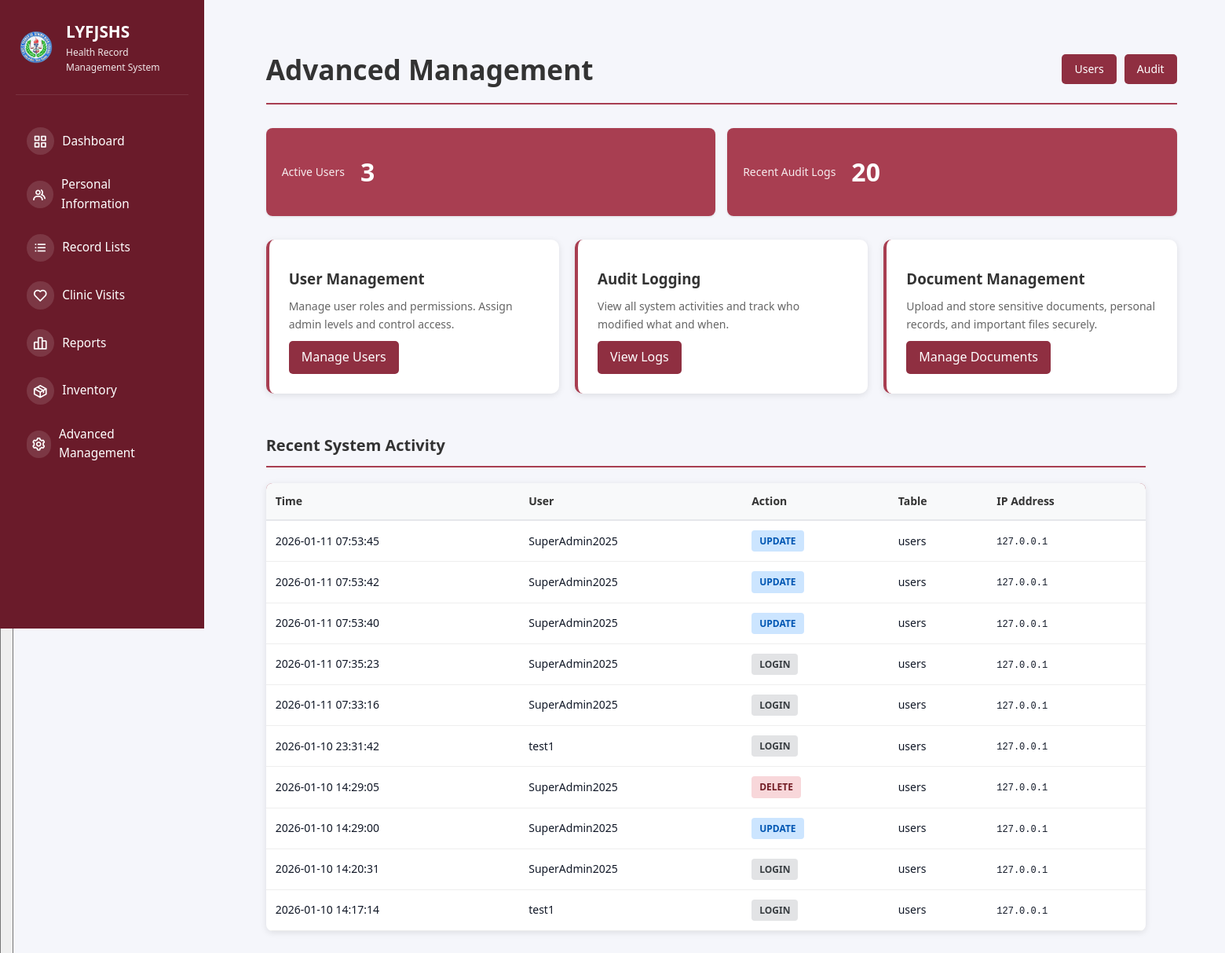
The app's page /advanced-management (signed in), older data.
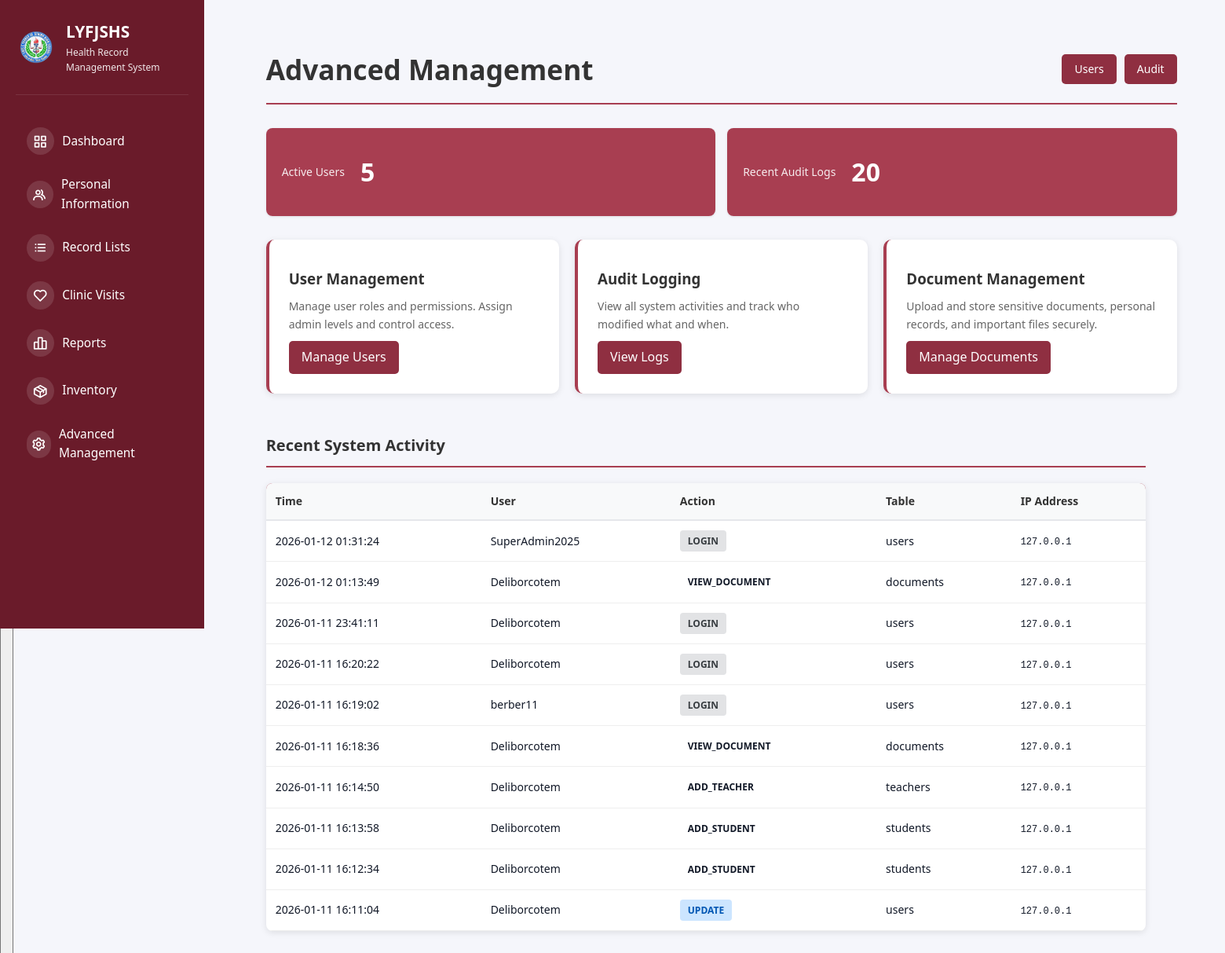
The same page, newer data.
### tables this page shows
CREATE TABLE audit_log (
            id INTEGER PRIMARY KEY AUTOINCREMENT,
            user_id INTEGER,
            username TEXT,
            action TEXT,
            table_name TEXT,
            record_id INTEGER,
            old_values TEXT,
            new_values TEXT,
            ip_address TEXT,
            timestamp TIMESTAMP DEFAULT CURRENT_TIMESTAMP
        );

### src/app.py (the view)
@app.route("/advanced-management")
@require_role('super_admin', 'health_officer')
def advanced_management():
    db = get_db_connection()
    if not db:
        flash("Database error.", "danger")
        return redirect(url_for("dashboard"))
    try:
        cursor = db.cursor()
        cursor.execute("SELECT COUNT(*) as count FROM users WHERE is_active = 1")
        total_users = cursor.fetchone()['count']
        cursor.execute("""
            SELECT * FROM audit_log
            ORDER BY timestamp DESC
            LIMIT 20
        """)
        recent_logs = cursor.fetchall()
        cursor.execute("""
            SELECT * FROM backup_log
            ORDER BY created_at DESC
            LIMIT 10
        """)
        backups = cursor.fetchall()
        db.close()
        return render_template("admin/advanced_management.html",
                             total_users=total_users,
                             recent_logs=recent_logs,
                             backups=backups,
                             roles=ROLES)
    except sqlite3.Error as e:
        flash(f"Database error: {str(e)}", "danger")
        return redirect(url_for("dashboard"))

### src/app.py (called while the page is built)
@app.before_request
def check_user_status():
    if session.get("logged_in"):
        if request.endpoint in ['login', 'logout', 'register', 'pending_approval', 'static']:
            return
        if session.get("role") == "pending":
            return redirect(url_for("pending_approval"))
        db = get_db_connection()
        if db:
            try:
                cursor = db.cursor()
                cursor.execute("SELECT is_active FROM users WHERE id = ?", (session.get("user_id"),))
                user = cursor.fetchone()
                db.close()
                if not user or not safe_row_get(user, 'is_active', 1):
                    session.clear()
                    flash("Your account has been disabled. Please contact the administrator.", "danger")
                    return redirect(url_for("login"))
            except sqlite3.Error:
                db.close()

def get_db_connection():
    try:
        conn = sqlite3.connect(DATABASE)
        conn.row_factory = sqlite3.Row  # This enables column access by name
        return conn
    except sqlite3.Error as e:
        logger.error(f"Database connection error: {e}")
        return None

### templates/admin/advanced_management.html (shortened to what this page needs)
{% extends "shared/base.html" %}  {% block content %}
<div class="adv-mgmt-container">
  <div class="adv-mgmt-header">
    <div>
      <h1> Advanced Management</h1>
    </div>
    <div class="quick-links">
      {% if session.get('role') == 'super_admin' %}
      <a href="{{ url_for('manage_users') }}"> Users</a>
      {% endif %}
      <a href="{{ url_for('audit_logs') }}"> Audit</a>
    </div>
  </div>
  <div class="stat-grid">
    <div class="stat-card">
      <div class="stat-label">Active Users</div>
      <div class="stat-number">{{ total_users }}</div>
    </div>
    <div
      class="stat-card"
      style="background: linear-gradient(135deg, #a83e51 0%, #a83e51 100%)"
    >
      <div class="stat-label">Recent Audit Logs</div>
      <div class="stat-number">{{ recent_logs|length }}</div>
    </div>
  </div>
  <div class="feature-grid">
    {% if session.get('role') == 'super_admin' %}
    <div class="feature-card">
      <h3>User Management</h3>
      <p>
        Manage user roles and permissions. Assign admin levels and control
        access.
      </p>
      <a href="{{ url_for('manage_users') }}" class="btn">Manage Users</a>
    </div>
    {% endif %}
    <div class="feature-card">
      <h3>Audit Logging</h3>
      <p>View all system activities and track who modified what and when.</p>
      <a href="{{ url_for('audit_logs') }}" class="btn">View Logs</a>
    </div>
    <div class="feature-card">
      <h3>Document Management</h3>
      <p>
        Upload and store sensitive documents, personal records, and important
        files securely.
      </p>
      <a href="{{ url_for('document_management') }}" class="btn"
        >Manage Documents</a
      >
    </div>
    <div>
  <div class="section-title"> Recent System Activity</div>
  <div class="logs-table">
    <table>
      <thead>
        <tr>
          <th>Time</th>
          <th>User</th>
          <th>Action</th>
          <th>Table</th>
          <th>IP Address</th>
        </tr>
      </thead>
      <tbody>
        {% if recent_logs %} {% for log in recent_logs[:10] %}
        <tr>
          <td>{{ log['timestamp'] }}</td>
          <td>{{ log['username'] }}</td>
          <td>
            <span class="action-badge action-{{ log['action'] }}"
              >{{ log['action'] }}</span
            >
          </td>
          <td>{{ log['table_name'] }}</td>
          <td>
            <code style="font-size: 12px"
              >{{ log['ip_address'] or 'N/A' }}</code
            >
          </td>
        </tr>
        {% endfor %} {% else %}
        <tr>
          <td colspan="5" style="text-align: center; color: #999">
            No logs yet
          </td>
        </tr>
        {% endif %}
      </tbody>
    </table>
  </div>
</div>
{% endblock %}

Row changes from the older to the newer data that the page shows:
no longer on this page (row unchanged): audit_log: timestamp "2026-01-11 07:53:45", username "SuperAdmin2025", action "UPDATE", table_name "users", ip_address "127.0.0.1"
no longer on this page (row unchanged): audit_log: timestamp "2026-01-11 07:53:42", username "SuperAdmin2025", action "UPDATE", table_name "users", ip_address "127.0.0.1"
no longer on this page (row unchanged): audit_log: timestamp "2026-01-11 07:53:40", username "SuperAdmin2025", action "UPDATE", table_name "users", ip_address "127.0.0.1"
no longer on this page (row unchanged): audit_log: timestamp "2026-01-11 07:35:23", username "SuperAdmin2025", action "LOGIN", table_name "users", ip_address "127.0.0.1"
no longer on this page (row unchanged): audit_log: timestamp "2026-01-11 07:33:16", username "SuperAdmin2025", action "LOGIN", table_name "users", ip_address "127.0.0.1"
no longer on this page (row unchanged): audit_log: timestamp "2026-01-10 23:31:42", username "test1", action "LOGIN", table_name "users", ip_address "127.0.0.1"
no longer on this page (row unchanged): audit_log: timestamp "2026-01-10 14:29:05", username "SuperAdmin2025", action "DELETE", table_name "users", ip_address "127.0.0.1"
no longer on this page (row unchanged): audit_log: timestamp "2026-01-10 14:29:00", username "SuperAdmin2025", action "UPDATE", table_name "users", ip_address "127.0.0.1"
no longer on this page (row unchanged): audit_log: timestamp "2026-01-10 14:20:31", username "SuperAdmin2025", action "LOGIN", table_name "users", ip_address "127.0.0.1"
no longer on this page (row unchanged): audit_log: timestamp "2026-01-10 14:17:14", username "test1", action "LOGIN", table_name "users", ip_address "127.0.0.1"
added audit_log: timestamp "2026-01-12 01:31:24", username "SuperAdmin2025", action "LOGIN", table_name "users", ip_address "127.0.0.1"
added audit_log: timestamp "2026-01-12 01:13:49", username "Deliborcotem", action "VIEW_DOCUMENT", table_name "documents", ip_address "127.0.0.1"
added audit_log: timestamp "2026-01-11 23:41:11", username "Deliborcotem", action "LOGIN", table_name "users", ip_address "127.0.0.1"
added audit_log: timestamp "2026-01-11 16:20:22", username "Deliborcotem", action "LOGIN", table_name "users", ip_address "127.0.0.1"
added audit_log: timestamp "2026-01-11 16:19:02", username "berber11", action "LOGIN", table_name "users", ip_address "127.0.0.1"
added audit_log: timestamp "2026-01-11 16:18:36", username "Deliborcotem", action "VIEW_DOCUMENT", table_name "documents", ip_address "127.0.0.1"
added audit_log: timestamp "2026-01-11 16:14:50", username "Deliborcotem", action "ADD_TEACHER", table_name "teachers", ip_address "127.0.0.1"
added audit_log: timestamp "2026-01-11 16:13:58", username "Deliborcotem", action "ADD_STUDENT", table_name "students", ip_address "127.0.0.1"
added audit_log: timestamp "2026-01-11 16:12:34", username "Deliborcotem", action "ADD_STUDENT", table_name "students", ip_address "127.0.0.1"
added audit_log: timestamp "2026-01-11 16:11:04", username "Deliborcotem", action "UPDATE", table_name "users", ip_address "127.0.0.1"
Text that changed along with them:
{{ total_users }}: "3" → "5"
